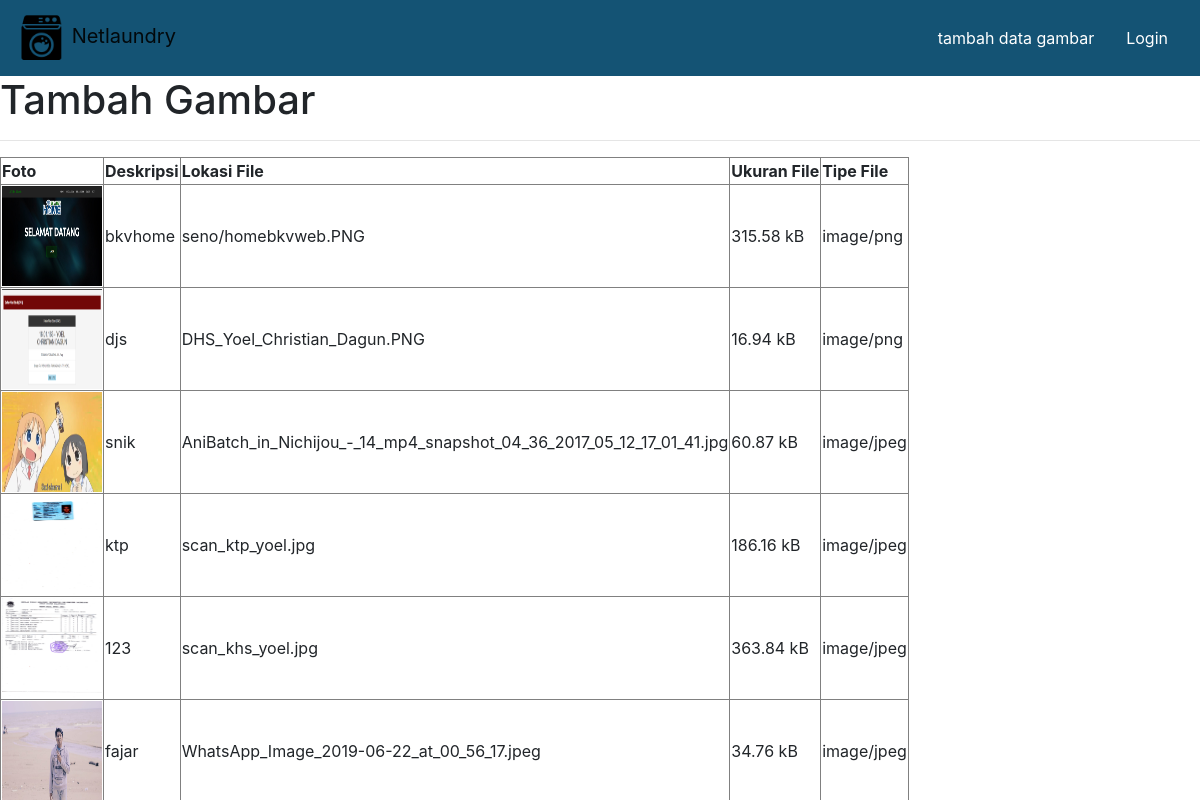
The app's page /index.php/gambar with its own data.
### tables this page shows
CREATE TABLE `gambar` (
  `id` int(11) NOT NULL,
  `deskripsi` varchar(100) NOT NULL,
  `nama_file` varchar(100) NOT NULL,
  `ukuran_file` double NOT NULL,
  `tipe_file` varchar(20) NOT NULL
);

### application/controllers/gambar.php (called while the page is built, shortened)
<?php
	class gambar extends CI_Controller
	{
		public function __construct()
	{
		$this->load->helper('url');
		$this->load->model('m_gbr');
	}
		public function index()
		{
			$data['gambar'] = $this->m_gbr->view();
			$this->load->view('wow',$data);
		}
	}
?>

### index.php (called while the page is built, shortened)
<?php
require_once BASEPATH.'core/CodeIgniter.php';

### application/models/m_gbr.php (called while the page is built, shortened)
<?php
	class m_gbr extends CI_Model
	{
	public function view()
	{
	    return $this->db->get('gambar')->result();
	}
	}
?>

### application/views/wow.php (the view, shortened to what this page needs)
<!DOCTYPE html>
<html>
<head>
	 <link href="<?php echo base_url("bootstrap/css/bootstrap.min.css"); ?>" rel="stylesheet" type="text/css">
     <link href="<?php echo base_url("bootstrap/css/mine.css"); ?>" rel="stylesheet" type="text/css">
</head>
<body>
	<div class="">
		<nav class="navbar navbar-light nb">
		  <a class="navbar-brand" href="<?php echo site_url();?>"><img class="img" src="<?php echo base_url();?>bootstrap/img/mesincuci.png">&nbsp;Netlaundry</a>
		  <ul class="nav nav-pills">
		    <li class="nav-item">
		      <a class="nav-link" href="" data-toggle="modal" data-target="#paket1" style="color: white;">tambah data gambar</a>
		    </li>
		    <li class="nav-item">
		      <a class="nav-link" href="" data-toggle="modal" data-target="#login" style="color: white;">Login</a>
		    </li>
		  </ul>
		</nav>
	</div>
	<h1>Tambah Gambar</h1><hr>
	<table border>
		<tr>
			<th>Foto</th>
			<th>Deskripsi</th>
			<th>Lokasi File</th>
			<th>Ukuran File</th>
			<th>Tipe File</th>
		</tr>
		<?php
			if( ! empty($gambar))
			{
			  foreach($gambar as $data)
			  {
			    echo "<tr>";
			    echo "<td><img src='".base_url("seno/".$data->nama_file)."' width='100' height='100'></td>";
			    echo "<td>".$data->deskripsi."</td>";
			    echo "<td>".$data->nama_file."</td>";
			    echo "<td>".$data->ukuran_file." kB</td>";
			    echo "<td>".$data->tipe_file."</td>";
			    echo "</tr>";
			  }
			}
			else
			{
			  echo "<tr><td colspan='5'>Data tidak ada</td></tr>";
			}
		?>
	</table>
</body>
</html>

### application/views/wow.php (style rules this page uses)
html,body { height:100%; }

### records on screen
gambar: nama_file (picture), deskripsi "bkvhome", nama_file "seno/homebkvweb.PNG", ukuran_file "315.58", tipe_file "image/png"
gambar: nama_file (picture), deskripsi "djs", nama_file "DHS_Yoel_Christian_Dagun.PNG", ukuran_file "16.94", tipe_file "image/png"
gambar: nama_file (picture), deskripsi "snik", nama_file "AniBatch_in_Nichijou_-_14_mp4_snapshot_04_36_2017_05_12_17_01_41.jpg", ukuran_file "60.87", tipe_file "image/jpeg"
gambar: nama_file (picture), deskripsi "ktp", nama_file "scan_ktp_yoel.jpg", ukuran_file "186.16", tipe_file "image/jpeg"
gambar: nama_file (picture), deskripsi "123", nama_file "scan_khs_yoel.jpg", ukuran_file "363.84", tipe_file "image/jpeg"
gambar: nama_file (picture), deskripsi "fajar", nama_file "WhatsApp_Image_2019-06-22_at_00_56_17.jpeg", ukuran_file "34.76", tipe_file "image/jpeg"
